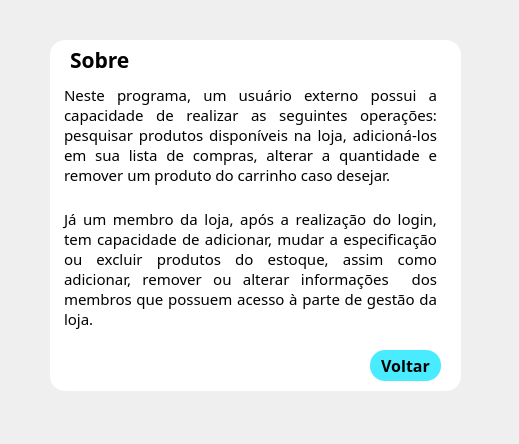
<?xml version="1.0" encoding="UTF-8"?>
<ui version="4.0">
 <class>SobreApp</class>
 <widget class="QDialog" name="SobreApp">
  <property name="geometry">
   <rect>
    <x>0</x>
    <y>0</y>
    <width>519</width>
    <height>444</height>
   </rect>
  </property>
  <property name="windowTitle">
   <string>Cupcake Store - Sobre</string>
  </property>
  <property name="windowIcon">
   <iconset resource="recursoss.qrc">
    <normaloff>:/Imagens/imgs/ess.png</normaloff>:/Imagens/imgs/ess.png</iconset>
  </property>
  <property name="styleSheet">
   <string notr="true">*{
	font-family: century gothic;
	background: url(:/Imagens/imgs/22.jpg);
}

QFrame 
{
	border-radius:15px;
	background: white;
}

QPushButton
{
	background: #49ebff;
	border-radius: 40px;
}

QToolButton
{
	background: transparent;
	border-radius: 40px;
}

QLabel
{
	color: black;
	background: transparent;
}

QPushButton
{
	color: black;
	border-radius:15px;
}

QPushButton:hover
{
	color: #333;
	border-radius:15px;
	background: white;
}

QTextEdit
{
	background: transparent;
	border: none;
	color: black;
}

</string>
  </property>
  <widget class="QFrame" name="frame">
   <property name="geometry">
    <rect>
     <x>50</x>
     <y>40</y>
     <width>411</width>
     <height>351</height>
    </rect>
   </property>
   <property name="frameShape">
    <enum>QFrame::StyledPanel</enum>
   </property>
   <property name="frameShadow">
    <enum>QFrame::Raised</enum>
   </property>
   <widget class="QTextEdit" name="textEdit">
    <property name="geometry">
     <rect>
      <x>10</x>
      <y>40</y>
      <width>381</width>
      <height>261</height>
     </rect>
    </property>
    <property name="html">
     <string>&lt;!DOCTYPE HTML PUBLIC &quot;-//W3C//DTD HTML 4.0//EN&quot; &quot;http://www.w3.org/TR/REC-html40/strict.dtd&quot;&gt;
&lt;html&gt;&lt;head&gt;&lt;meta name=&quot;qrichtext&quot; content=&quot;1&quot; /&gt;&lt;style type=&quot;text/css&quot;&gt;
p, li { white-space: pre-wrap; }
&lt;/style&gt;&lt;/head&gt;&lt;body style=&quot; font-family:'century gothic'; font-size:8.25pt; font-weight:400; font-style:normal;&quot;&gt;
&lt;p align=&quot;justify&quot; style=&quot; margin-top:0px; margin-bottom:0px; margin-left:0px; margin-right:0px; -qt-block-indent:0; text-indent:0px;&quot;&gt;&lt;span style=&quot; font-size:11pt;&quot;&gt;Neste programa, um usuário externo possui a capacidade de realizar as seguintes operações: pesquisar produtos disponíveis na loja, adicioná-los em sua lista de compras, alterar a quantidade e remover um produto do carrinho caso desejar. &lt;/span&gt;&lt;/p&gt;
&lt;p align=&quot;justify&quot; style=&quot;-qt-paragraph-type:empty; margin-top:0px; margin-bottom:0px; margin-left:0px; margin-right:0px; -qt-block-indent:0; text-indent:0px; font-size:11pt;&quot;&gt;&lt;br /&gt;&lt;/p&gt;
&lt;p align=&quot;justify&quot; style=&quot; margin-top:0px; margin-bottom:0px; margin-left:0px; margin-right:0px; -qt-block-indent:0; text-indent:0px;&quot;&gt;&lt;span style=&quot; font-size:11pt;&quot;&gt;Já um membro da loja, após a realização do login, tem capacidade de adicionar, mudar a especificação ou excluir produtos do estoque, assim como adicionar, remover ou alterar informações  dos membros que possuem acesso à parte de gestão da loja.&lt;/span&gt;&lt;/p&gt;&lt;/body&gt;&lt;/html&gt;</string>
    </property>
   </widget>
   <widget class="QLabel" name="label">
    <property name="geometry">
     <rect>
      <x>20</x>
      <y>10</y>
      <width>161</width>
      <height>20</height>
     </rect>
    </property>
    <property name="font">
     <font>
      <family>century gothic</family>
      <pointsize>16</pointsize>
      <weight>75</weight>
      <bold>true</bold>
     </font>
    </property>
    <property name="text">
     <string>Sobre</string>
    </property>
   </widget>
   <widget class="QPushButton" name="pushButton">
    <property name="geometry">
     <rect>
      <x>320</x>
      <y>310</y>
      <width>71</width>
      <height>31</height>
     </rect>
    </property>
    <property name="font">
     <font>
      <family>century gothic</family>
      <pointsize>12</pointsize>
      <weight>75</weight>
      <bold>true</bold>
     </font>
    </property>
    <property name="text">
     <string>Voltar</string>
    </property>
   </widget>
  </widget>
 </widget>
 <resources>
  <include location="recursoss.qrc"/>
 </resources>
 <connections/>
</ui>
